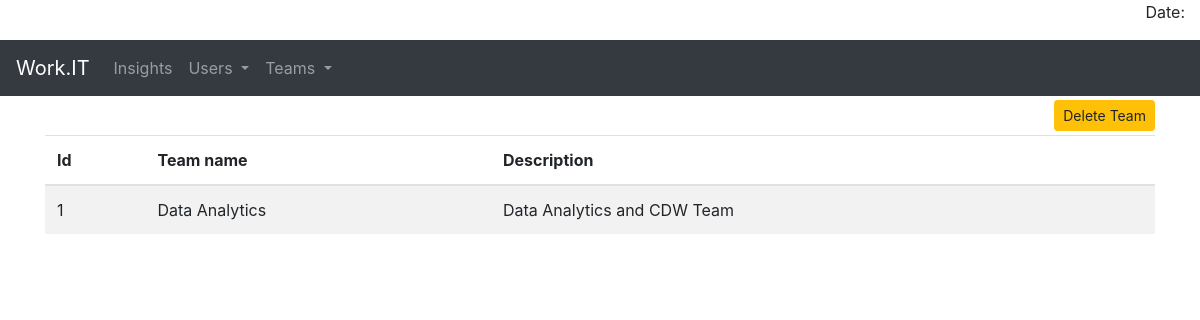
/team_list, run on an earlier commit of the app's database.
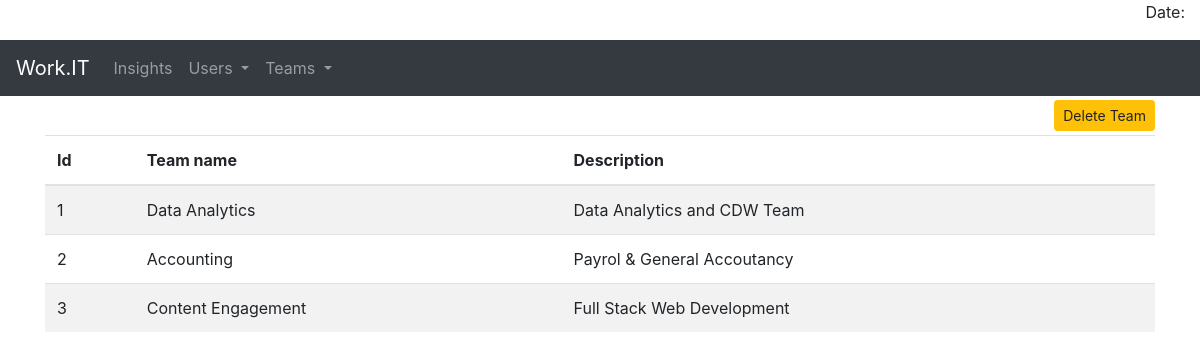
And on a later commit of the database.
### tables this page shows
CREATE TABLE team(id INTEGER PRIMARY KEY AUTOINCREMENT,name TEXT,description TEXT);

### app.py (the view)
@app.route('/team_list')
def team_list():
    users = get_users()
    teams = get_teams()
    return render_template('team_list.html', users=users, teams=teams)

### scripts.py (called while the page is built)
def get_teams():
    con_teams = sqlite3.connect("database.db")
    con_teams.row_factory = sqlite3.Row
    cur = con_teams.cursor()
    cur.execute("SELECT * FROM team")
    teams = cur.fetchall()
    con_teams.close()
    return teams

def get_users():
    con_users = sqlite3.connect("database.db")
    con_users.row_factory = sqlite3.Row
    cur = con_users.cursor()
    cur.execute("SELECT * FROM user")
    users = cur.fetchall()
    con_users.close()
    return users

### templates/team_list.html (shortened to what this page needs)
{% extends "base.html" %}
{% block head %}
    {{ super() }}
{% endblock %}
{% block content %}
    <div class="text-right mt-1 mb-1">
        <button type="button" class="btn btn-warning btn-sm" data-toggle="modal" data-target="#delete-team">
            Delete Team
        </button>
    </div>
    <table class="table table-striped">
        <thead>
        <tr>
            <th>Id</th>
            <th>Team name</th>
            <th>Description</th>
        </tr>
        </thead>
        <tbody>
        {% for team in teams %}
            <tr>
                <td>{{ team['id'] }}</td>
                <td>{{ team['name'] }}</td>
                <td>{{ team['description'] }}</td>
            </tr>
        {% endfor %}
        </tbody>
    </table>
{% endblock %}

What changed in the data, as far as the page shows it:
added team: id "2", name "Accounting", description "Payrol & General Accoutancy"
added team: id "3", name "Content Engagement", description "Full Stack Web Development"
